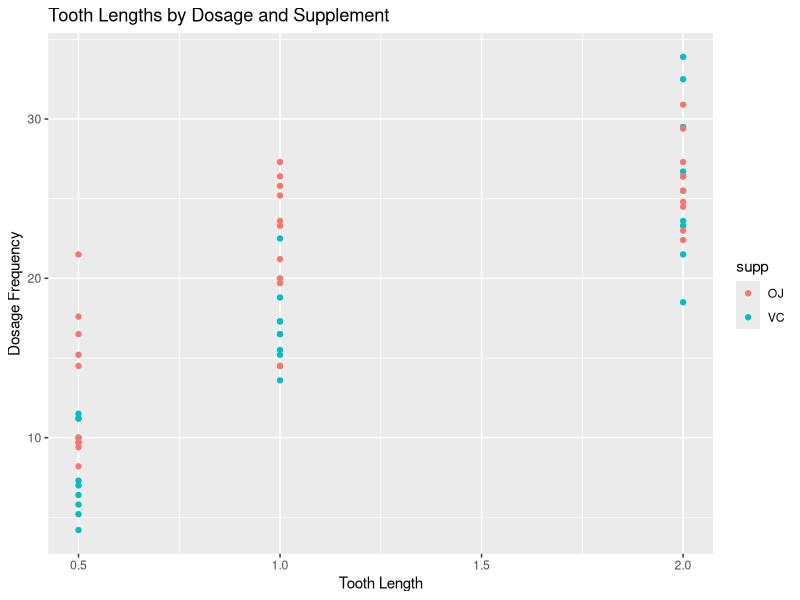
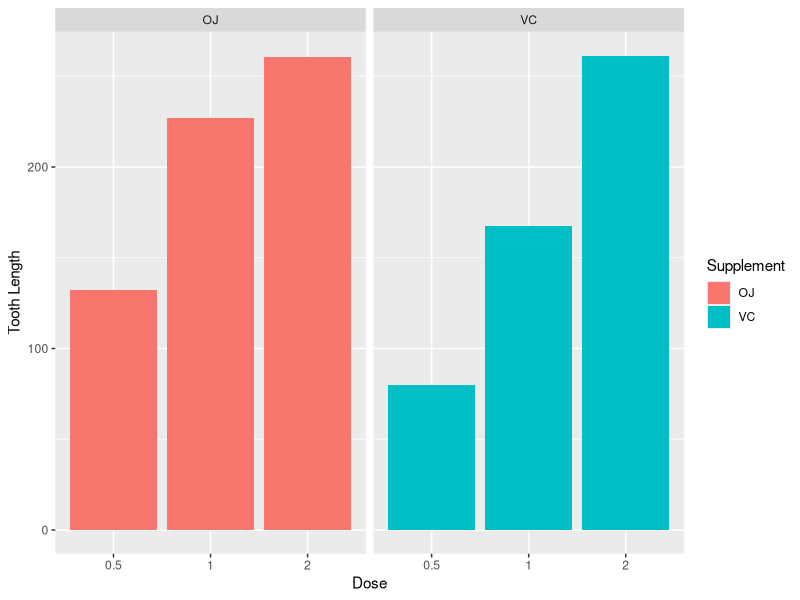

Reproduce these figures in R, in order.
## ---- chunk 1
library(datasets)
a<-data("ToothGrowth")
head(ToothGrowth); tail(ToothGrowth)
## ---- chunk 2
summary(ToothGrowth)
## ---- chunk 3
str(ToothGrowth)
unique(ToothGrowth$dose)
library(ggplot2)
ggplot(aes(x=dose, y = len), data = ToothGrowth) + 
     labs(x = "Tooth Length", y = "Dosage Frequency", title = "Tooth Lengths by Dosage and Supplement") +
    geom_point(aes(color = supp))
ggplot(data=ToothGrowth, aes(x=as.factor(dose), y=len, fill=supp)) +
    geom_bar(stat="identity") +
    facet_grid(. ~ supp) +
    xlab("Dose") +
    ylab("Tooth Length") +
    guides(fill=guide_legend(title="Supplement"))
## ---- chunk 4
t.test(ToothGrowth$len[ToothGrowth$supp=="OJ"], ToothGrowth$len[ToothGrowth$supp=="VC"], paired = FALSE, var.equal = FALSE)

## ---- chunk 5
t.test(ToothGrowth$len[ToothGrowth$dose==2], ToothGrowth$len[ToothGrowth$dose==1], paired = FALSE, var.equal = TRUE)
## ---- chunk 6
t.test(ToothGrowth$len[ToothGrowth$dose==1], ToothGrowth$len[ToothGrowth$dose==0.5], paired = FALSE, var.equal = TRUE)
